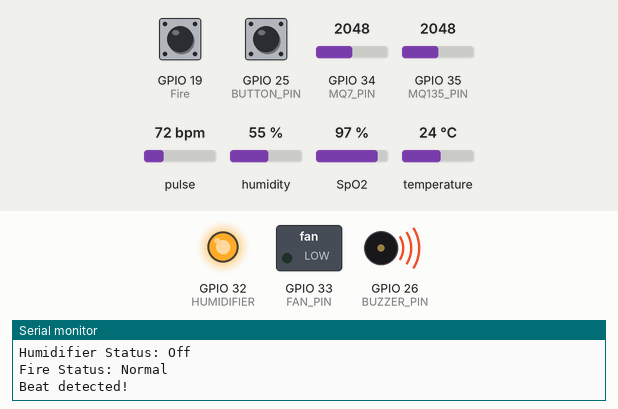
Simulated run of this sketch. Board: ESP32. Shown: switched loads named in the sketch (green lamp = pin HIGH), output pins drawn as LEDs (lit = HIGH), buzzer (waves = sounding, pin HIGH), the last lines printed to the serial monitor. Inputs (shaded band) come from the test bench; at power-on: humidity 55 %, GPIO 35 (MQ135_PIN) = 2048, GPIO 25 (BUTTON_PIN) HIGH, GPIO 19 (Fire) HIGH, GPIO 34 (MQ7_PIN) = 2048, pulse 72 bpm, SpO2 97 %, temperature 24 °C. WiFi joins after 1.5 s; servers stay silent unless stated.

Above: at 3.3 s.
3.4 s: humidity set to 53 %
At 6.8 s:
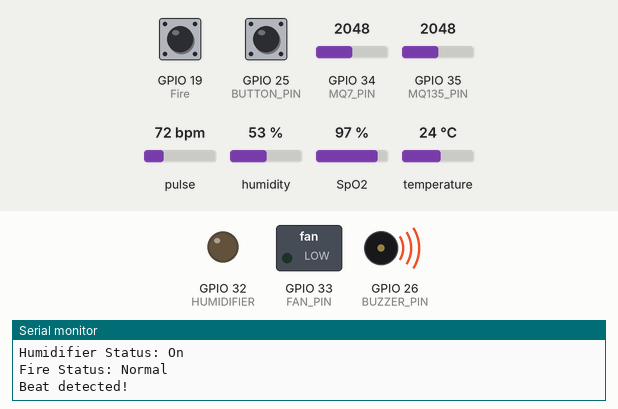
7.6 s: GPIO 35 (MQ135_PIN) set to 520
9.3 s: GPIO 35 (MQ135_PIN) set to 473
At 11.0 s:
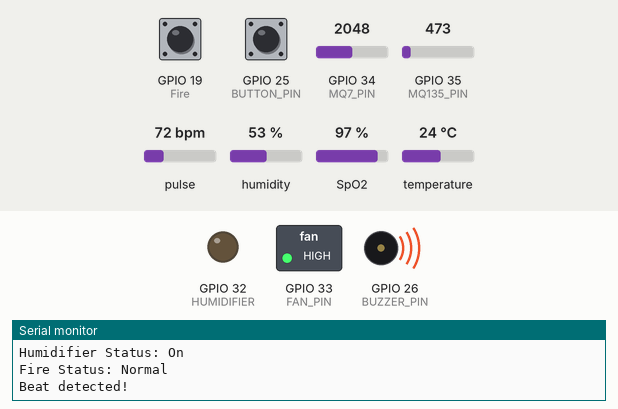
11.6 s: GPIO 25 (BUTTON_PIN) pulled LOW for 1 s
At 12.3 s:
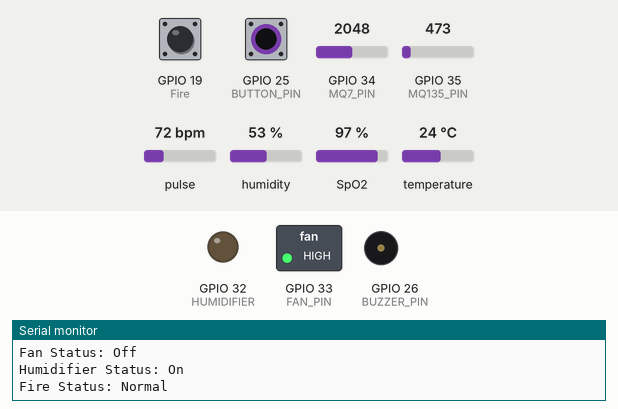
14.1 s: humidity set to 68 %
At 16.8 s:
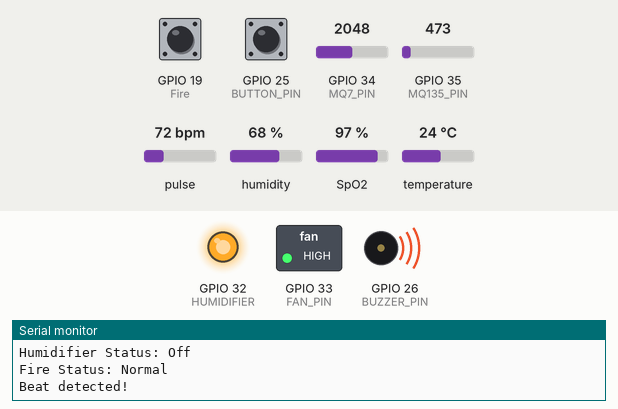
Timing chart, 0 to 18.3 s (numbered marks = the images above; inputs shaded):
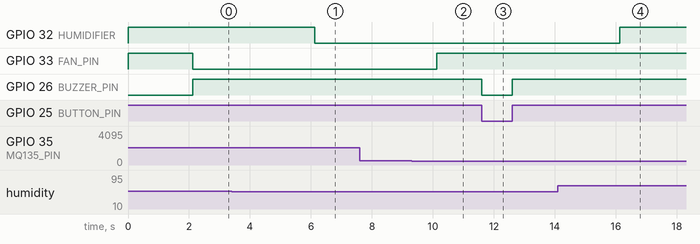

Measured:
- the behaviour switches between 55 and 54 % on humidity (found by bisection; images 0 and 1)
- the behaviour switches between 501 and 500 on GPIO 35 (MQ135_PIN) (found by bisection; images 1 and 2)
- after the input at 3.4 s, GPIO 32 (HUMIDIFIER): HIGH → LOW after 2.7 s
- after the input at 9.3 s, GPIO 33 (FAN_PIN): LOW → HIGH after 0.83 s
- after the input at 11.6 s, GPIO 26 (BUZZER_PIN): HIGH → LOW at once, → HIGH 1.0 s later
- after the input at 14.1 s, GPIO 32 (HUMIDIFIER): LOW → HIGH after 2.0 s

The sketch:

patient_health.ino
```cpp
#include <WiFi.h>
#include <WebServer.h>
#include <Wire.h>
#include "MAX30100_PulseOximeter.h"
#include <OneWire.h>
#include <DHT.h>

#define DHT11_PIN 18
#define MQ7_PIN 34 // Analog pin for MQ-7
#define MQ135_PIN 35 // Analog pin for MQ-135
#define REPORTING_PERIOD_MS 2000
#define SDA_PIN 21              // Use GPIO 21 for SDA
#define SCL_PIN 22              // Use GPIO 22 for SCL
#define BUTTON_PIN 25           // GPIO pin for the button
#define BUZZER_PIN 26           // GPIO pin for the buzzer
#define FAN_PIN 33              // GPIO pin for the fan
#define HUMIDIFIER 32            // humidifier
#define Fire 19

unsigned long lastFanUpdate = 0;
unsigned long lastHumidifierUpdate = 0;
const int FAN_UPDATE_INTERVAL = 2000;         // Check fan every 2 seconds
const int HUMIDIFIER_UPDATE_INTERVAL = 2000;  // Check humidifier every 2 seconds

float temperature, humidity, BPM, SpO2, bodytemperature, coLevel, airQuality;
String emergencyStatus = "Normal";  // Default status
String fanStatus = "Off";            // Default fan status
String humidifier_status = "Off" ;
String fireStatus = "Normal";


const char* ssid = "MIST";
const char* password = "Il0veMIST";

// const char* ssid = "PIAL";
// const char* password = "Pi@ldas164";

// Initialize the MAX30100 Pulse Oximeter sensor
PulseOximeter pox;
MAX30100 sensor;


// Initialize DHT sensor
DHT dht(DHT11_PIN, DHT11);

WebServer server(80);

uint32_t tsLastReport = 0;

void onBeatDetected() {
  Serial.println("Beat detected!");
}

void setup() {
  Serial.begin(115200);
  pinMode(MQ7_PIN, INPUT);
  pinMode(MQ135_PIN, INPUT);
  pinMode(BUTTON_PIN, INPUT_PULLUP);  // Set button pin as input with pull-up
  pinMode(BUZZER_PIN, OUTPUT);       // Set buzzer pin as output
  pinMode(FAN_PIN, OUTPUT);          // Set fan pin as output
  pinMode(Fire, INPUT);
  pinMode(HUMIDIFIER, OUTPUT);
  digitalWrite(BUZZER_PIN, LOW);     // Ensure buzzer is off initially
  digitalWrite(FAN_PIN, HIGH);        // Ensure fan is off initially
  digitalWrite(HUMIDIFIER, HIGH);
  delay(100);

  Serial.println("Connecting to WiFi...");
  WiFi.begin(ssid, password);
  while (WiFi.status() != WL_CONNECTED) {
    delay(1000);
    Serial.print(".");
  }
  Serial.println("\nWiFi connected!");
  Serial.print("Got IP: ");
  Serial.println(WiFi.localIP());

  server.on("/", handle_OnConnect);
  server.onNotFound(handle_NotFound);
  server.begin();
  Serial.println("HTTP server started");

  Serial.print("Initializing pulse oximeter...");
  if (!pox.begin()) {
    Serial.println("FAILED");
    for (;;);
  } else {
    Serial.println("SUCCESS");
    pox.setOnBeatDetectedCallback(onBeatDetected);
  }
  pox.setIRLedCurrent(MAX30100_LED_CURR_50MA);

  // Initialize DHT sensor
  dht.begin();

}

void loop() {
    server.handleClient();
    pox.update();

    // Read DHT sensor
    temperature = dht.readTemperature();
    humidity = dht.readHumidity();

    // Read heart rate and SpO2 from MAX30100
    BPM = pox.getHeartRate();
    SpO2 = pox.getSpO2();

    // Read MQ-7 and MQ-135 sensor values
    coLevel = analogRead(MQ7_PIN);       // MQ-7 raw value
    airQuality = analogRead(MQ135_PIN);  // MQ-135 raw value

    // Check emergency button state
    if (digitalRead(BUTTON_PIN) == HIGH) {
        digitalWrite(BUZZER_PIN, HIGH);
        emergencyStatus = "EMERGENCY!";
        //Serial.println("EMERGENCY! Button Pressed!");
    } else {
        digitalWrite(BUZZER_PIN, LOW);
        emergencyStatus = "Normal";
    }

    if (digitalRead(Fire) == LOW) {
        fireStatus = "Fire!!!";
        //Serial.println("Fire! Fire!");
    } else {
        fireStatus = "Normal";
    }


    // **Non-blocking Fan Control**
    if (millis() - lastFanUpdate >= FAN_UPDATE_INTERVAL) {
        lastFanUpdate = millis();
        if (airQuality > 500) {  // Threshold for bad air quality
            digitalWrite(FAN_PIN, LOW);  // Turn on fan
            fanStatus = "On";
        } else {
            digitalWrite(FAN_PIN, HIGH); // Turn off fan
            fanStatus = "Off";
        }
    }

    // **Non-blocking Humidifier Control**
    if (millis() - lastHumidifierUpdate >= HUMIDIFIER_UPDATE_INTERVAL) {
        lastHumidifierUpdate = millis();
        if (humidity < 55) {
            digitalWrite(HUMIDIFIER, LOW);  // Turn on humidifier
            humidifier_status = "On";
        } else {
            digitalWrite(HUMIDIFIER, HIGH); // Turn off humidifier
            humidifier_status = "Off";
        }
    }

    // Report every REPORTING_PERIOD_MS
    if (millis() - tsLastReport > REPORTING_PERIOD_MS) {
        Serial.print("Room Temperature: "); Serial.print(temperature); Serial.println("°C");
        Serial.print("Room Humidity: "); Serial.print(humidity); Serial.println("%");
        Serial.print("BPM: "); Serial.println(BPM);
        Serial.print("SpO2: "); Serial.println(SpO2);
        Serial.print("CO Level (Raw): "); Serial.println(coLevel);
        Serial.print("Air Quality (Raw): "); Serial.println(airQuality);
        Serial.print("Emergency Status: "); Serial.println(emergencyStatus);
        Serial.print("Fan Status: "); Serial.println(fanStatus);
        Serial.print("Humidifier Status: "); Serial.println(humidifier_status);
        Serial.print("Fire Status: "); Serial.println(fireStatus);
        Serial.println("");
        tsLastReport = millis();
    }
}


void handle_OnConnect() {
  String airQualityStatus = (airQuality < 1000) ? "Good" : "Bad";  // Threshold for air quality
  String coStatus = (coLevel < 800) ? "Good" : "Bad";  // Threshold for CO level

  server.send(200, "text/html", SendHTML(temperature, humidity, BPM, SpO2, bodytemperature, coLevel, airQuality, airQualityStatus, coStatus, emergencyStatus, fanStatus, fireStatus));
}

void handle_NotFound() {
  server.send(404, "text/plain", "Not found");
}

String SendHTML(float temperature, float humidity, float BPM, float SpO2, float bodytemperature, float coLevel, float airQuality, String airQualityStatus, String coStatus, String emergencyStatus, String fanStatus, String fireStatus) {

  String ptr = "<!DOCTYPE html><html>";
  ptr += "<head><meta charset='UTF-8'><title>Patient Health Monitoring</title>";
  ptr += "<meta name='viewport' content='width=device-width, initial-scale=1.0'>";
  ptr += "<meta http-equiv='refresh' content='6'>"; // Auto-refresh the page every 10 seconds
  ptr += "<link href='https://fonts.googleapis.com/css?family=Open+Sans:300,400,600' rel='stylesheet'>";
  ptr += "<style>";

  ptr += "html { font-family: 'Open Sans', sans-serif; background-color: #121212; color: #f4f4f4; text-align: center; }";
  ptr += "h1 { color: #F29C1F; font-size: 36px; font-weight: 600; }";
  ptr += ".container { display: flex; flex-wrap: wrap; justify-content: center; padding: 20px; }";
  ptr += ".data { background-color: #1e1e1e; border-radius: 10px; width: 250px; margin: 15px; padding: 20px; }";
  ptr += ".text { font-size: 20px; font-weight: 600; color: #ffffff; }";
  ptr += ".reading { font-size: 40px; font-weight: 300; color: #F29C1F; }";
  ptr += ".emergency { color: red; font-size: 28px; font-weight: bold; margin-top: 20px; }";
  ptr += "</style></head>";

  ptr += "<body>";
  ptr += "<img src='https://afd.gov.bd/sites/default/files/inline-images/MIST%20Logo_0.png' class='header-logo' alt='<MIST Logo'>";
  ptr += "<h1>Patient Health and Room Monitoring</h1>";
  ptr += "<h3>Pretom-Farhan-Shabab</h3>";
  ptr += "<div class='container'>";

  ptr += "<div class='data'><div class='text'>Room Temperature</div>";
  ptr += "<div class='reading'>" + String((int)temperature) + "\u00B0C</div></div>";

  ptr += "<div class='data'><div class='text'>Room Humidity</div>";
  ptr += "<div class='reading'>" + String((int)humidity) + "%</div></div>";

  ptr += "<div class='data'><div class='text'>Heart Rate</div>";
  ptr += "<div class='reading'>" + String((int)BPM) + " BPM</div></div>";

  ptr += "<div class='data'><div class='text'>Blood Oxygen</div>";
  ptr += "<div class='reading'>" + String((int)SpO2) + "%</div></div>";


  ptr += "<div class='data'><div class='text'>CO Level</div>";
  ptr += "<div class='reading'>" + String((int)coLevel) + " ppm</div>";
  ptr += "<div class='text'>CO Status: " + coStatus + "</div></div>";

  ptr += "<div class='data'><div class='text'>Air Quality</div>";
  ptr += "<div class='reading'>" + String((int)airQuality) + " ppm</div>";
  ptr += "<div class='text'>Air Quality Status: " + airQualityStatus + "</div></div>";

  ptr += "<div class='data'><div class='text'>Fan Status</div>";
  ptr += "<div class='reading'>" + fanStatus + "</div></div>";

    ptr += "<div class='data'><div class='text'>humidifier Status</div>";
  ptr += "<div class='reading'>" + humidifier_status + "</div></div>";

  ptr += "<div class='data emergency'><div class='text'>Emergency Status</div>";
  ptr += "<div class='reading'>" + emergencyStatus + "</div></div>";

  ptr += "<div class='data emergency'><div class='text'>Fire Status</div>";
  ptr += "<div class='reading'>" + fireStatus + "</div></div>";

  ptr += "</div></body></html>";

  return ptr;
}
```
